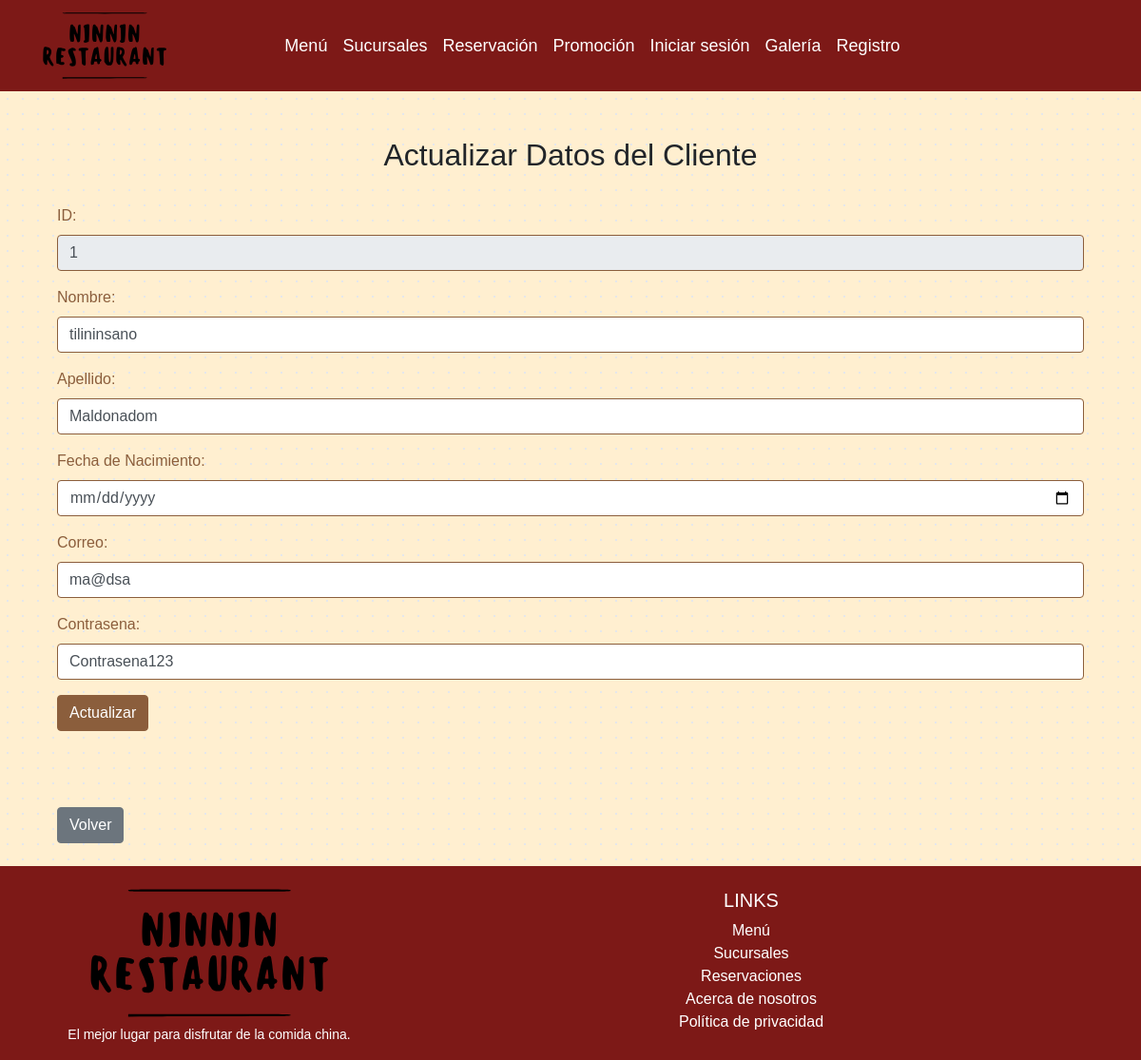
Page /clientes/clientes_findEdit/1 on the committed database.
### clientes/models.py (models this page shows, shortened)
class Cliente(models.Model):
    user   = models.OneToOneField(User, on_delete=models.CASCADE)
    nombre = models.CharField(max_length=100)
    apellido = models.CharField(max_length=100)
    fecha_nacimiento = models.DateField()
    email = models.EmailField()
    password = models.CharField(max_length=100)

### clientes/views.py (the view)
# urls.py: path('clientes_findEdit/<str:pk>', views.clientes_findEdit, name='clientes_findEdit'),
def clientes_findEdit(request,pk):
    if pk != "":
        cliente = Cliente.objects.get(id=pk)
        user = User.objects.all()
        print(type(cliente.nombre))
        context={'cliente':cliente, 'user':user }
        if cliente:
            return render(request, 'clientes/clientes_edit.html',context)
        else:
                context={'mensaje':"Error, id no existe"}
                return render(request, 'clientes/cliente_list.html', context)

### clientes/templates/clientes/clientes_edit.html (shortened to what this page needs)
{% extends "clientes/base.html" %}
{%block content %}
    <div class="container mt-4">
        {% if cliente %}
            <h2 class="text-center">Actualizar Datos del Cliente</h2> <br>
            <form action="{% url 'clientesUpdate' %}" method="POST">
                <div class="form-group">
                    <label for="ID">ID:</label>
                    <input type="text" class="form-control" id="ID" name="ID" value="{{ cliente.id }}" readonly>
                </div>
                <div class="form-group">
                    <label for="nombre">Nombre:</label>
                    <input type="text" class="form-control" id="nombre" name="nombre" value="{{ cliente.nombre }}" required>
                </div>
                <div class="form-group">
                    <label for="apellido">Apellido:</label>
                    <input type="text" class="form-control" id="apellido" name="apellido" value="{{ cliente.apellido }}" required>
                </div>
                <div class="form-group">
                    <label for="fecha_nacimiento">Fecha de Nacimiento:</label>
                    <input type="date" class="form-control" id="fecha_nacimiento" name="fecha_nacimiento" value="{{ cliente.fecha_nacimiento }}" required>
                </div>
                <div class="form-group">
                    <label for="correo">Correo:</label>
                    <input type="email" class="form-control" id="correo" name="correo" value="{{ cliente.email }}" required>
                </div>
                <div class="form-group">
                    <label for="password">Contrasena:</label>
                    <input type="text" class="form-control" id="password" name="password" value="{{ cliente.password }}" required>
                </div>
                <button type="submit" class="btn btn-primary">Actualizar</button>
            </form>
            <br><br>
        {% endif %}
        <a href="{% url 'crud' %}" class="btn btn-secondary mt-2">Volver</a>
    </div>
{% endblock %}

### mysite/static/Layout/style.css (style rules this page uses)
body { background: radial-gradient(#e5e7eb 1px, transparent 1px); background-color: #FFEFD0; background-size: 16px 16px; font-family: Arial, sans-serif; }
.form-group label { color: #8b5e3c; }
.form-control { border-color: #8b5e3c; }
.btn-primary { background-color: #8b5e3c; border-color: #8b5e3c; }
.form-control::placeholder { color: #8b5e3c; }

### rows in the picture
Cliente: ID "1", nombre "tilininsano", apellido "Maldonadom", correo "ma@dsa", password "Contrasena123"
